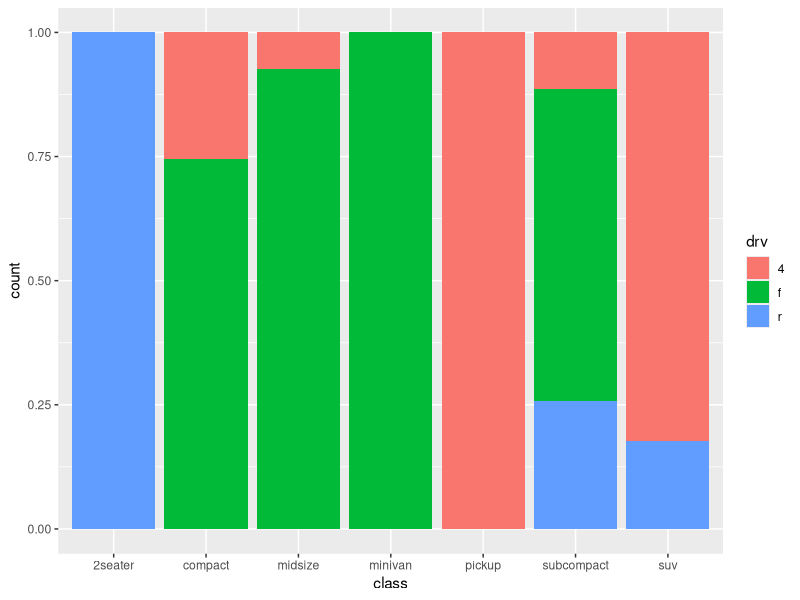

Recreate this plot in R.
library(ggplot2)
df <- mpg

pl <- ggplot(df, aes(x=class))


#shows a stackbar # of drv
print(pl + geom_bar(aes(fill=drv), position = "fill"))

